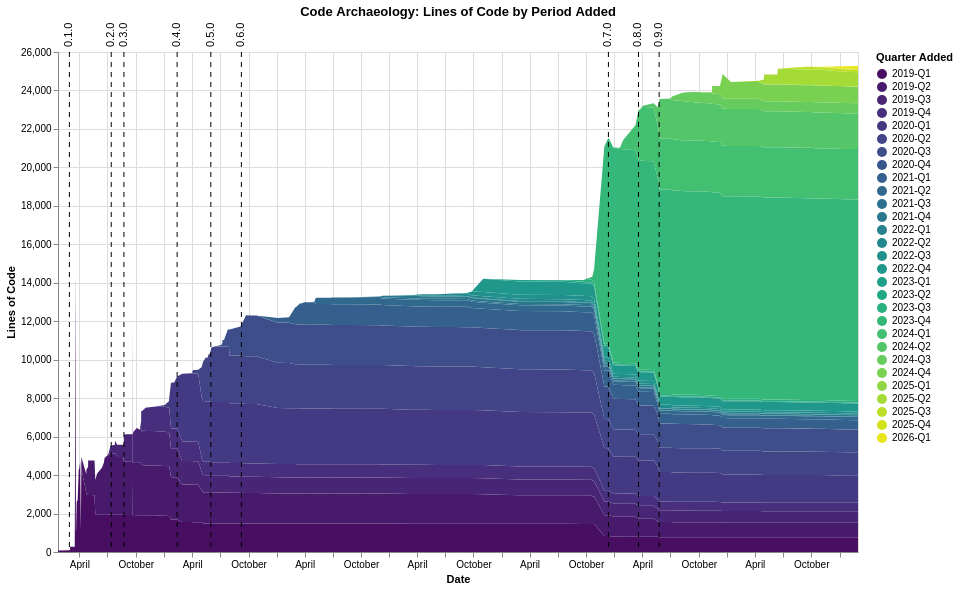

Vega-Lite specification for this chart:
### Vega-Lite specification from a JSON file in a GitHub repository (floating-point values rounded to 4 significant figures; data arrays with more than 128 entries replaced by an {"elided": "..."} marker saying what was removed)
{"$schema": "https://vega.github.io/schema/vega-lite/v6.1.0.json", "config": {"view": {"continuousHeight": 300, "continuousWidth": 300}}, "datasets": {"data-4e41426df6d7628b6c4c56e96abc89cf": {"elided": "1828 records"}, "data-aaf1f9cbded14b851670d1b04e0fe65f": [{"datetime": "2019-02-27T15:15:27", "version": "0.1.0"}, {"datetime": "2019-07-13T10:30:07", "version": "0.2.0"}, {"datetime": "2019-08-23T14:59:28", "version": "0.3.0"}, {"datetime": "2020-02-12T07:43:27", "version": "0.4.0"}, {"datetime": "2020-05-31T14:28:57", "version": "0.5.0"}, {"datetime": "2020-09-07T18:25:39", "version": "0.6.0"}, {"datetime": "2023-12-12T19:57:11", "version": "0.7.0"}, {"datetime": "2024-03-19T10:06:17", "version": "0.8.0"}, {"datetime": "2024-05-25T11:01:56", "version": "0.9.0"}]}, "height": 500, "layer": [{"data": {"name": "data-4e41426df6d7628b6c4c56e96abc89cf"}, "encoding": {"color": {"field": "period", "scale": {"scheme": "viridis"}, "title": "Quarter Added", "type": "ordinal"}, "order": {"field": "period", "sort": "ascending", "type": "ordinal"}, "tooltip": [{"field": "commit_date", "type": "temporal"}, {"field": "period", "type": "ordinal"}, {"field": "line_count", "type": "quantitative"}], "x": {"field": "commit_date", "title": "Date", "type": "temporal"}, "y": {"field": "line_count", "title": "Lines of Code", "type": "quantitative"}}, "mark": {"type": "area"}}, {"data": {"name": "data-aaf1f9cbded14b851670d1b04e0fe65f"}, "encoding": {"tooltip": [{"field": "version", "type": "nominal"}, {"field": "datetime", "type": "temporal"}], "x": {"field": "datetime", "title": "Date", "type": "temporal"}}, "mark": {"strokeDash": [5, 5], "type": "rule"}}, {"data": {"name": "data-aaf1f9cbded14b851670d1b04e0fe65f"}, "encoding": {"text": {"field": "version", "type": "nominal"}, "x": {"field": "datetime", "type": "temporal"}, "y": {"value": 10}}, "mark": {"align": "left", "angle": 270, "dx": 15, "dy": 0, "type": "text"}}], "title": "Code Archaeology: Lines of Code by Period Added", "width": 800}
